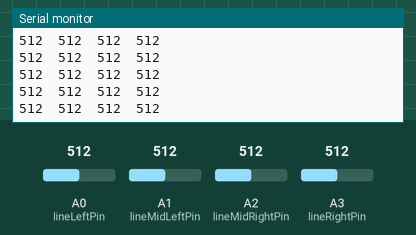
Bench run of a sketch on a simulated Arduino Uno, built with avr-gcc and run on an emulated ATmega328P. On the bench: the last lines printed to the serial monitor. Inputs (shaded band) come from the test bench; at power-on: A2 (lineMidRightPin) = 512, A0 (lineLeftPin) = 512, A1 (lineMidLeftPin) = 512, A3 (lineRightPin) = 512.

Above: at 5.7 s.
5.8 s: A2 (lineMidRightPin) set to 110
At 6.9 s:
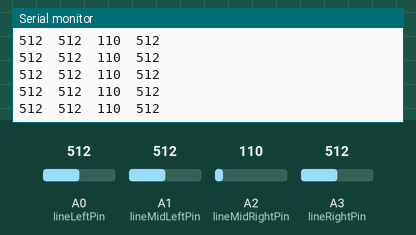
7.3 s: A2 (lineMidRightPin) set to 88
At 7.9 s:
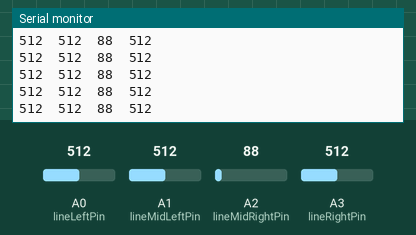
13.3 s: A0 (lineLeftPin) set to 107
At 14.4 s:
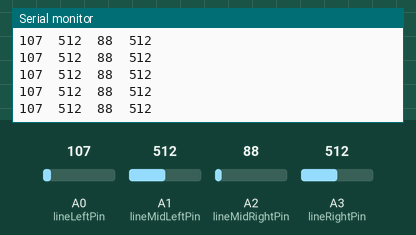
14.8 s: A0 (lineLeftPin) set to 95
At 15.6 s:
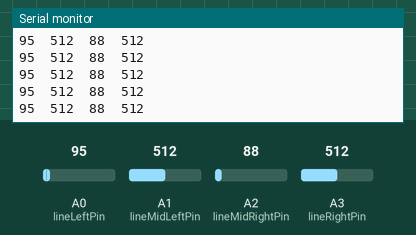
Timing chart, 0 to 17.3 s (numbered marks = the images above; inputs shaded):
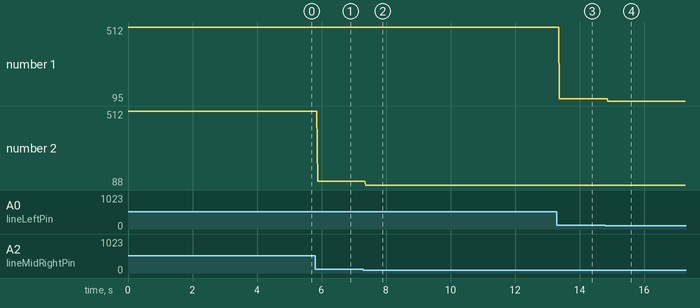

The sketch:

lineSensorDiagnostics.ino
```cpp
int lineMidLeft, lineMidRight, lineRight, lineLeft;             //Line Sensor Values Variables
int lineMidLeftPin, lineMidRightPin, lineRightPin, lineLeftPin; // Analog pins with line sensors
int blackDetect = 600;      // Threshold above which sensors are reading a black line

void printSensors();

void setup() {
  Serial.begin(9600);

  lineMidLeftPin = A1;
  lineMidRightPin = A2;
  lineRightPin = A3;
  lineLeftPin = A0;
}

void loop() {
  // put your main code here, to run repeatedly:
  printSensors();
}

void printSensors(){
  lineLeft = analogRead(lineLeftPin);
  lineMidLeft = analogRead(lineMidLeftPin);
  lineMidRight = analogRead(lineMidRightPin);
  lineRight = analogRead(lineRightPin);
  Serial.print(lineLeft);
  Serial.print("  ");
  Serial.print(lineMidLeft);
  Serial.print("  ");
  Serial.print(lineMidRight);
  Serial.print("  ");
  Serial.print(lineRight);
  Serial.print("  ");
  Serial.println();
}
```

Measured:
- after the input at 5.8 s, the serial monitor: prints a new line after 0.08 s (image 1)
- after the input at 7.3 s, the serial monitor: prints a new line after 0.07 s (image 2)
- after the input at 13.3 s, the serial monitor: prints a new line after 0.07 s (image 3)
- after the input at 14.8 s, the serial monitor: prints a new line after 0.08 s (image 4)
- plotted number 1: 512 → 107 after the input at 13.3 s, 107 → 95 after the input at 14.8 s
- plotted number 2: 512 → 110 after the input at 5.8 s, 110 → 88 after the input at 7.3 s
